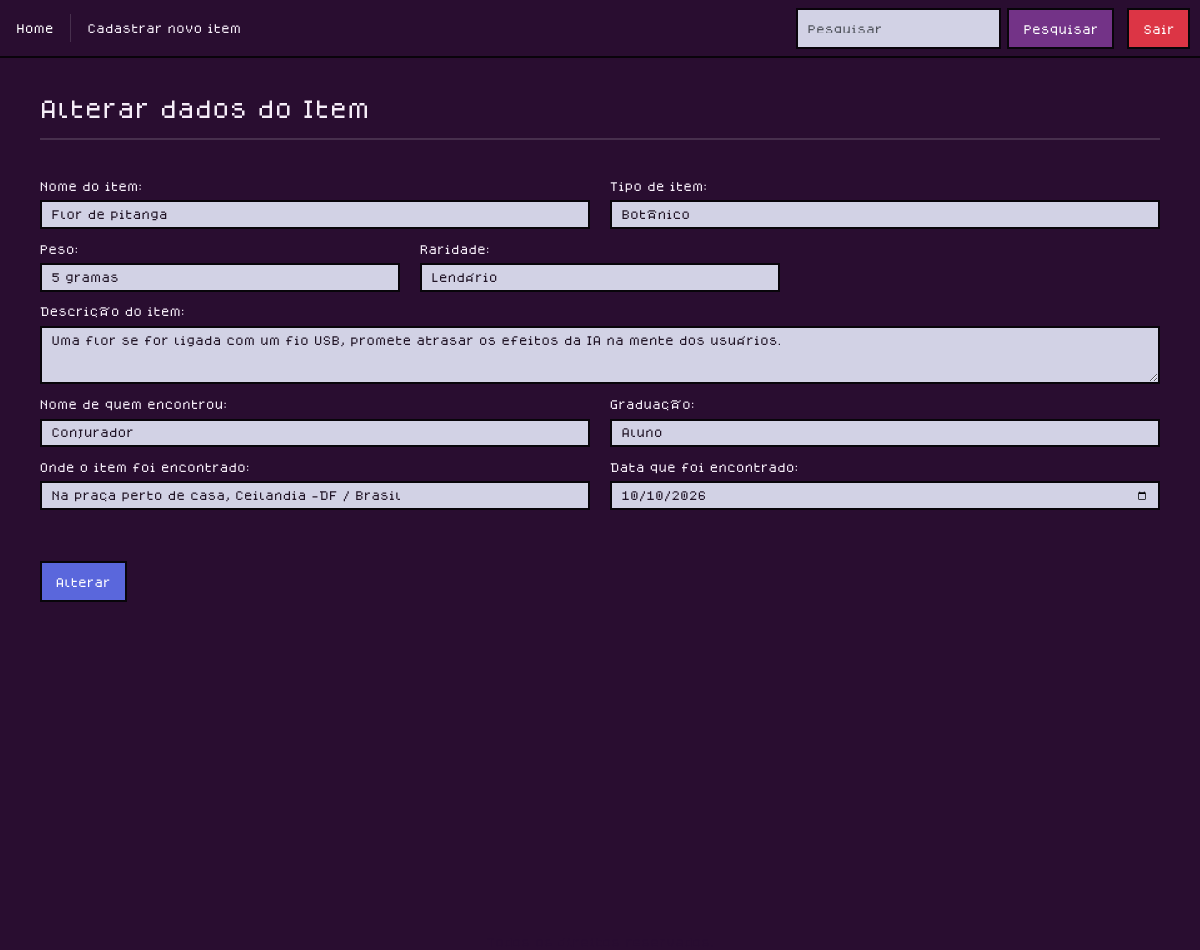
Page /alterarItem/2 (signed in) on the committed database.
### apps/crud/models.py (models this page shows, shortened)
class Item(models.Model):
    codigo_item = models.AutoField(primary_key=True)
    nome_item = models.CharField(max_length=100, default="")
    tipo_item = models.CharField(max_length=100, default="")
    peso = models.CharField(max_length=30, default="")
    raridade = models.CharField(max_length=50, default="")
    descricao_item = models.TextField(blank=True, default="")
    nome_encontrador = models.CharField(max_length=100, default="")
    graduacao = models.CharField(max_length=50, default="")
    local_encontrado = models.CharField(max_length=150, default="")
    data_encontrado = models.DateField(null=True, blank=True)

### apps/crud/views.py (the view)
# urls.py: path('alterarItem/<int:codigo_item>', views.alterar_item, name='alterar_item'),
@login_required
def alterar_item(request,codigo_item):
    item = get_object_or_404(Item, codigo_item=codigo_item)
    if request.method == 'POST':
        form = ItemForm(request.POST, instance=item)
        if form.is_valid():
            form.save()
            return redirect('index')
    else:
        form = ItemForm(instance=item)
    return render(request, 'alterar_dados.html',{
        'form':form,
        'item':item,
    })

### apps/crud/templates/alterar_dados.html (shortened to what this page needs)
{% extends 'base-crud.html' %}
{% load static %}
{% block body_class %}item-form-body{% endblock %}
{% block content %}
<h1 class="mt-5">Alterar dados do Item</h1>
<hr class="item-form-divider">
<form class="item-form" action="{% url 'alterar_item' item.codigo_item %}" method="POST">
    {% include 'includes/form.html' %}
    <div class="d-flex justify-content-start mt-5 mb-5">
        <button type="submit" class="btn btn-primary">Alterar</button>
    </div>
</form>
{% endblock %}

### apps/crud/templates/includes/form.html
<div class="row mt-5">
    <div class="col-12 col-md-6 mb-3">
        <label for="{{ form.nome_item.id_for_label }}" class="form-label">Nome do item:</label>
        {{ form.nome_item }}
    </div>
    <div class="col-12 col-md-6 mb-3">
        <label for="{{ form.tipo_item.id_for_label }}" class="form-label">Tipo de item:</label>
        {{ form.tipo_item }}
    </div>
    <div class="col-12 col-md-6 col-lg-4 mb-3">
        <label for="{{ form.peso.id_for_label }}" class="form-label">Peso:</label>
        {{ form.peso }}
    </div>
    <div class="col-12 col-md-6 col-lg-4 mb-3">
        <label for="{{ form.raridade.id_for_label }}" class="form-label">Raridade:</label>
        {{ form.raridade }}
    </div>
    <div class="col-12 mb-3">
        <label for="{{ form.descricao_item.id_for_label }}" class="form-label">Descrição do item:</label>
        {{ form.descricao_item }}
    </div>
    <div class="col-12 col-md-6 mb-3">
        <label for="{{ form.nome_encontrador.id_for_label }}" class="form-label">Nome de quem encontrou:</label>
        {{ form.nome_encontrador }}
    </div>
    <div class="col-12 col-md-6 mb-3">
        <label for="{{ form.graduacao.id_for_label }}" class="form-label">Graduação:</label>
        {{ form.graduacao }}
    </div>
    <div class="col-12 col-md-6 mb-3">
        <label for="{{ form.local_encontrado.id_for_label }}" class="form-label">Onde o item foi encontrado:</label>
        {{ form.local_encontrado }}
    </div>
    <div class="col-12 col-md-6 mb-3">
        <label for="{{ form.data_encontrado.id_for_label }}" class="form-label">Data que foi encontrado:</label>
        {{ form.data_encontrado }}
    </div>
</div>

### rows in the picture
Item: nome_item "Flor de pitanga", tipo_item "Botânico", peso "5 gramas", raridade "Lendário", descricao_item "Uma flor se for ligada com um fio USB, promete atrasar os efeitos da IA na mente dos usuários.", nome_encontrador "Conjurador", graduacao "Aluno", local_encontrado "Na praça perto de casa, Ceilandia -DF / Brasil", data_encontrado "10/10/2026"
